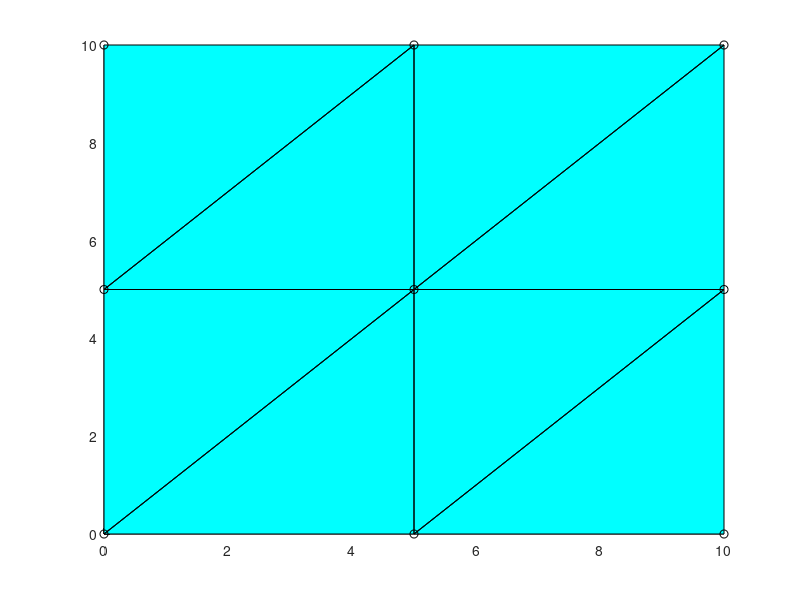

Reproduce this figure in MATLAB.
close all; clear; clc;

W = 10;
H = 10;

Nx = 3;
Ny = 3;

dx = W / (Nx-1);
dy = H / (Ny-1);

p = zeros(2,Nx*Ny);
cl = zeros(3, 2 * (Nx-1) * (Ny-1));

index = 0;
for i = 1:Ny

    y = (i-1) * dy;
    
    for j = 1:Nx

        x = (j-1) * dx;
        index = index + 1;
        p(1, index) = x;
        p(2, index) = y;

    end
end

index = 0;
for i = 1:Ny-1
    
    for j = 1:Nx-1

        index1 = j + (i-1) * Nx;
        index2 = index1 + 1;
        index3 = index2 + Nx;
        index4 = index1 + Nx;

        index = index + 1;
        cl(:,index) = [index1; index3; index4];

        index = index + 1;
        cl(:,index) = [index1; index2; index3];

    end
end

hold all;
patch('faces', cl', 'Vertices', p', 'facecolor', 'c', 'edgecolor', 'k');
plot(p(1,:), p(2,:), 'o', 'color', 'k');

p'
cl'
